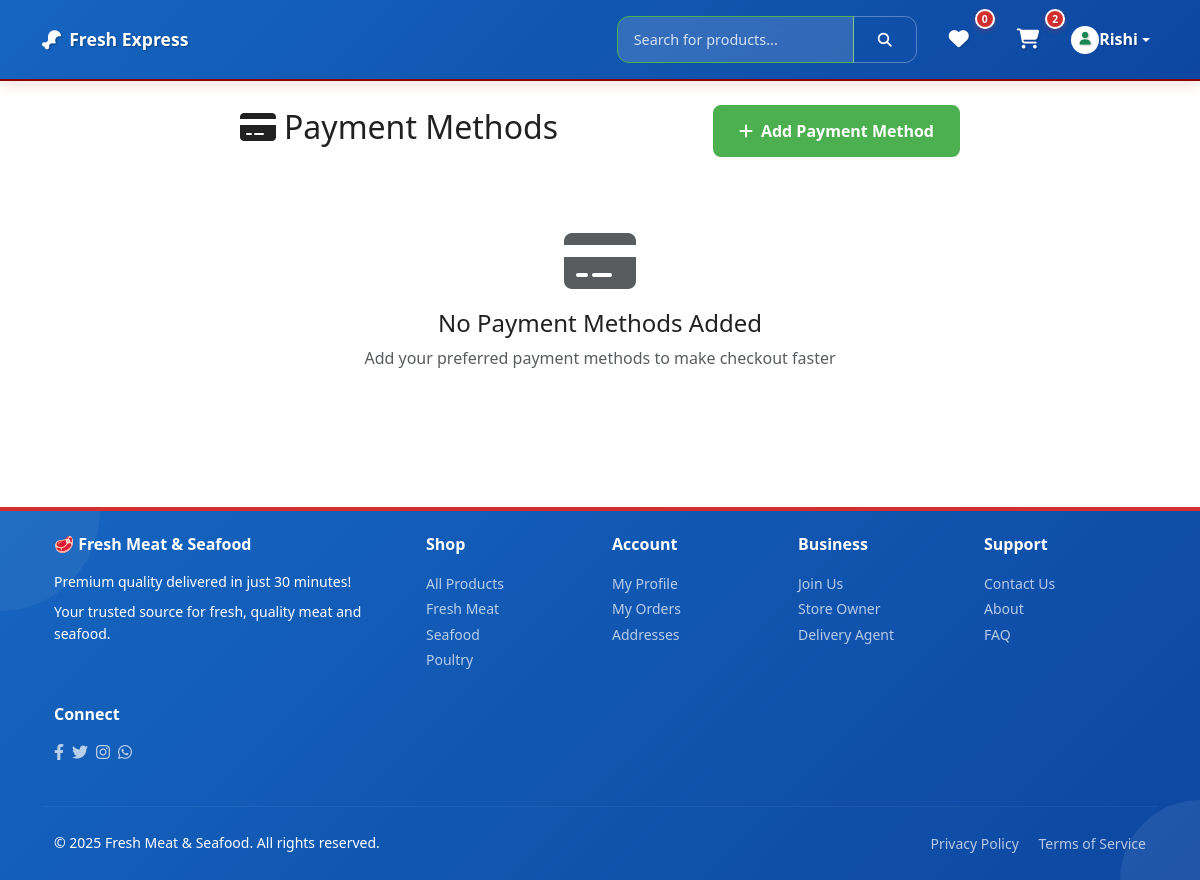
The page /payments/methods/ (signed in) on the database as committed earlier.
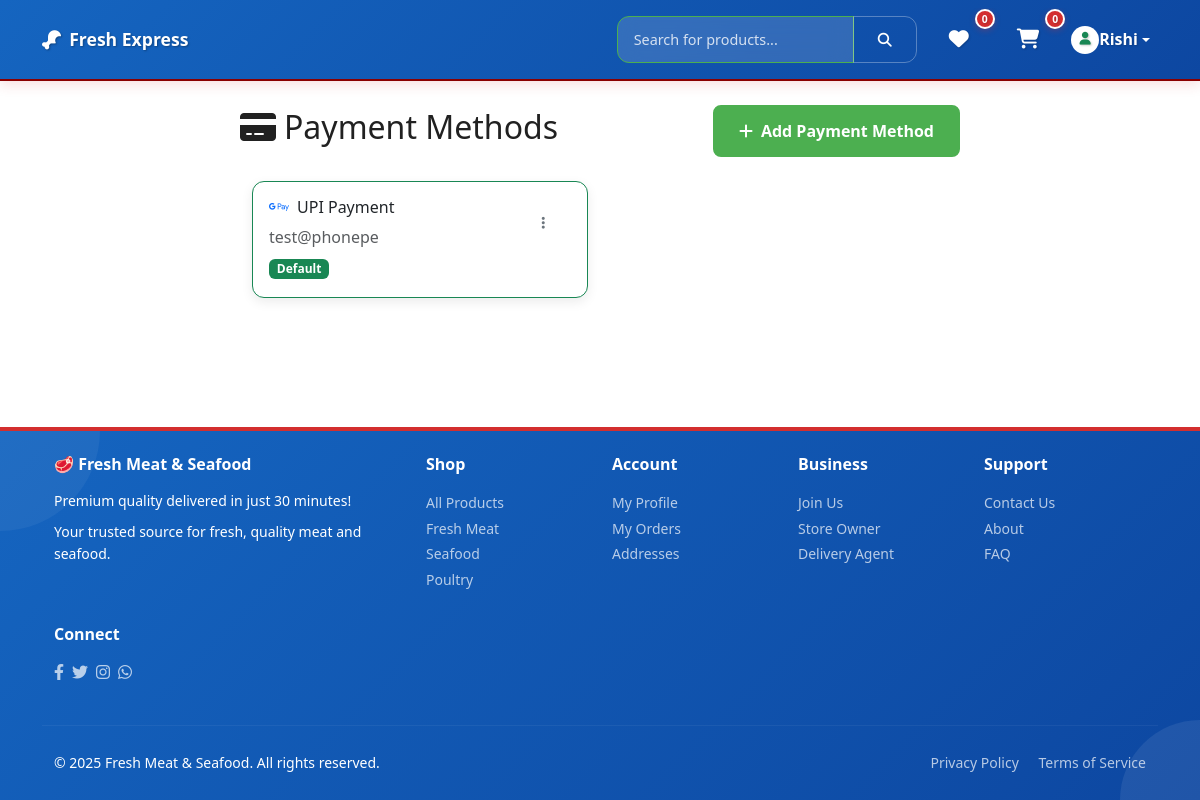
The same page on the database as committed later.
### payments/models.py (models this page shows, shortened)
class PaymentMethod(models.Model):
    PAYMENT_TYPES = [
        ('upi', 'UPI Payment'),
        ('card', 'Credit/Debit Card'),
        ('cod', 'Cash on Delivery'),
        ('netbanking', 'Net Banking'),
        ('wallet', 'Digital Wallet'),
    ]
    user = models.ForeignKey(settings.AUTH_USER_MODEL, on_delete=models.CASCADE, related_name='payment_methods')
    payment_type = models.CharField(max_length=20, choices=PAYMENT_TYPES)
    upi_id = models.CharField(max_length=100, blank=True, null=True)
    card_number = models.CharField(max_length=20, blank=True, null=True)  # Encrypted
    card_holder_name = models.CharField(max_length=100, blank=True, null=True)
    expiry_month = models.CharField(max_length=2, blank=True, null=True)
    expiry_year = models.CharField(max_length=4, blank=True, null=True)
    card_type = models.CharField(max_length=20, blank=True, null=True)  # visa, mastercard, etc.
    is_default = models.BooleanField(default=False)
    is_active = models.BooleanField(default=True)
    created_at = models.DateTimeField(auto_now_add=True)
    updated_at = models.DateTimeField(auto_now=True)
    class Meta:
        ordering = ['-is_default', '-created_at']

### payments/views.py (the view)
# urls.py: path('methods/', views.payment_methods, name='payment_methods'),
@login_required
def payment_methods(request):
    methods = PaymentMethod.objects.filter(user=request.user)
    upi_providers = UPIProvider.objects.filter(is_active=True)
    context = {
        'payment_methods': methods,
        'upi_providers': upi_providers,
    }
    return render(request, 'payments/payment_methods.html', context)

### accounts/models.py (called while the page is built)
    @classmethod
    def get_active_banners(cls, location=None):
        now = timezone.now()
        queryset = cls.objects.filter(
            is_active=True,
            valid_from__lte=now,
            valid_until__gte=now
        ).order_by('display_order', '-created_at')
        if location:
            queryset = queryset.filter(display_location=location)
        return queryset

### core/banner_context.py (called while the page is built)
def promotional_banners(request):
    return {
        'home_top_banners': PromotionalBanner.get_active_banners('home_top'),
        'home_middle_banners': PromotionalBanner.get_active_banners('home_middle'),
        'home_bottom_banners': PromotionalBanner.get_active_banners('home_bottom'),
        'loyalty_banners': PromotionalBanner.get_active_banners('loyalty_dashboard'),
        'checkout_banners': PromotionalBanner.get_active_banners('checkout'),
    }

### core/context_processors.py (called while the page is built, shortened)
def admin_context(request):
    context = {}
    return context

### orders/models.py (called while the page is built)
    @property
    def total_items(self):
        return sum(item.quantity for item in self.items.all())

### templates/payments/payment_methods.html (shortened to what this page needs)
{% extends 'base_mobile.html' %}
{% load static %}
{% block content %}
<div class="container py-4">
    <div class="row">
        <div class="col-md-8 mx-auto">
            <div class="d-flex justify-content-between align-items-center mb-4">
                <h2><i class="fas fa-credit-card me-2"></i>Payment Methods</h2>
                <button class="btn btn-success" data-bs-toggle="modal" data-bs-target="#addPaymentModal">
                    <i class="fas fa-plus me-2"></i>Add Payment Method
                </button>
            </div>
            {% if payment_methods %}
                <div class="row">
                    {% for method in payment_methods %}
                    <div class="col-md-6 mb-3">
                        <div class="card {% if method.is_default %}border-success{% endif %}">
                            <div class="card-body">
                                <div class="d-flex justify-content-between align-items-start">
                                    <div>
                                        {% if method.payment_type == 'upi' %}
                                            <h6><i class="fab fa-google-pay me-2 text-primary"></i>UPI Payment</h6>
                                            <p class="text-muted mb-0">{{ method.upi_id }}</p>
                                        {% elif method.payment_type == 'card' %}
                                            <h6><i class="fas fa-credit-card me-2 text-warning"></i>{{ method.card_type|title }} Card</h6>
                                            <p class="text-muted mb-0">{{ method.card_holder_name }}</p>
                                            <p class="text-muted mb-0">****{{ method.card_number }}</p>
                                        {% elif method.payment_type == 'cod' %}
                                            <h6><i class="fas fa-money-bill-wave me-2 text-success"></i>Cash on Delivery</h6>
                                            <p class="text-muted mb-0">Pay when you receive your order</p>
                                        {% endif %}
                                        {% if method.is_default %}
                                            <span class="badge bg-success mt-2">Default</span>
                                        {% endif %}
                                    </div>
                                    <div class="dropdown">
                                        <button class="btn btn-sm btn-outline-secondary" data-bs-toggle="dropdown">
                                            <i class="fas fa-ellipsis-v"></i>
                                        </button>
                                    </div>
                                </div>
                            </div>
                        </div>
                    </div>
                    {% endfor %}
                </div>
            {% else %}
                <div class="text-center py-5">
                    <i class="fas fa-credit-card fa-4x text-muted mb-3"></i>
                    <h4>No Payment Methods Added</h4>
                    <p class="text-muted">Add your preferred payment methods to make checkout faster</p>
                </div>
            {% endif %}
        </div>
    </div>
</div>
{% endblock %}

### templates/base_mobile.html (shortened to what the changed rows need)
{% load static %}
<!DOCTYPE html>
<html lang="en">
<head>
    <link href="https://cdn.jsdelivr.net/npm/bootstrap@5.3.0/dist/css/bootstrap.min.css" rel="stylesheet">
    <link rel="stylesheet" href="https://cdnjs.cloudflare.com/ajax/libs/font-awesome/6.4.0/css/all.min.css">
    {% load static %}
    <link rel="stylesheet" href="{% static 'css/appetite-theme.css' %}">
    <link rel="stylesheet" href="{% static 'css/common.css' %}">
    <link rel="stylesheet" href="{% static 'css/components/cart.css' %}">
    <link rel="stylesheet" href="{% static 'css/components/wishlist.css' %}">
    <link rel="stylesheet" href="{% static 'css/components/search.css' %}">
    <link rel="stylesheet" href="{% static 'css/mobile-overflow-fix.css' %}">
    <link rel="stylesheet" href="{% static 'css/global-product-card.css' %}">
</head>
<body>
    <nav class="navbar navbar-expand-lg modern-navbar">
        <div class="container" style="overflow: hidden;">
            <div class="navbar-nav ms-auto desktop-nav">
                <ul class="navbar-nav align-items-center">
                    {% if user.is_authenticated and is_customer %}
                    <li class="nav-item me-3">
                        <a class="nav-link position-relative" href="{% url 'orders:cart' %}">
                            <i class="fas fa-shopping-cart fa-lg"></i>
                            <span class="position-absolute top-0 start-100 translate-middle cart-badge">
                                <span id="cart-count">{{ total_cart_items|default:0 }}</span>
                            </span>
                        </a>
                    </li>
                    {% endif %}
                </ul>
            </div>
        </div>
    </nav>
    <main class="main-content">
        {% block content %}{% endblock %}
    </main>
</body>
</html>

Rows that differ between the two databases and show on the page:
added PaymentMethod: upi_id "test@phonepe", is_default "Default"
Other text that changed with them:
{{ total_cart_items|default:0 }}: "2" → "0"
text no longer shown: "No Payment Methods Added Add your preferred payment methods to make checkout faster"
